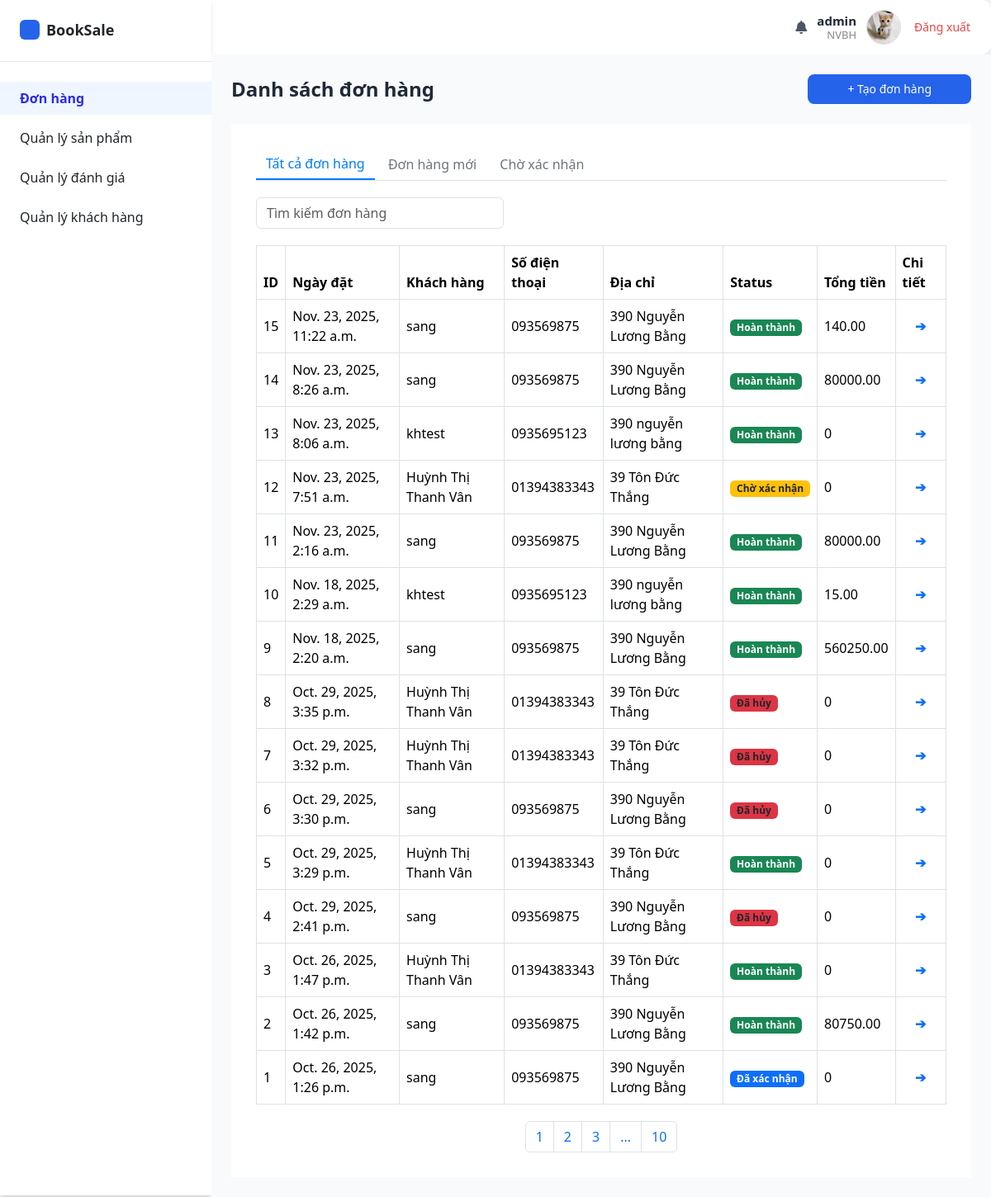
/emp/order_list/ (signed in), run on an earlier commit of the app's database.
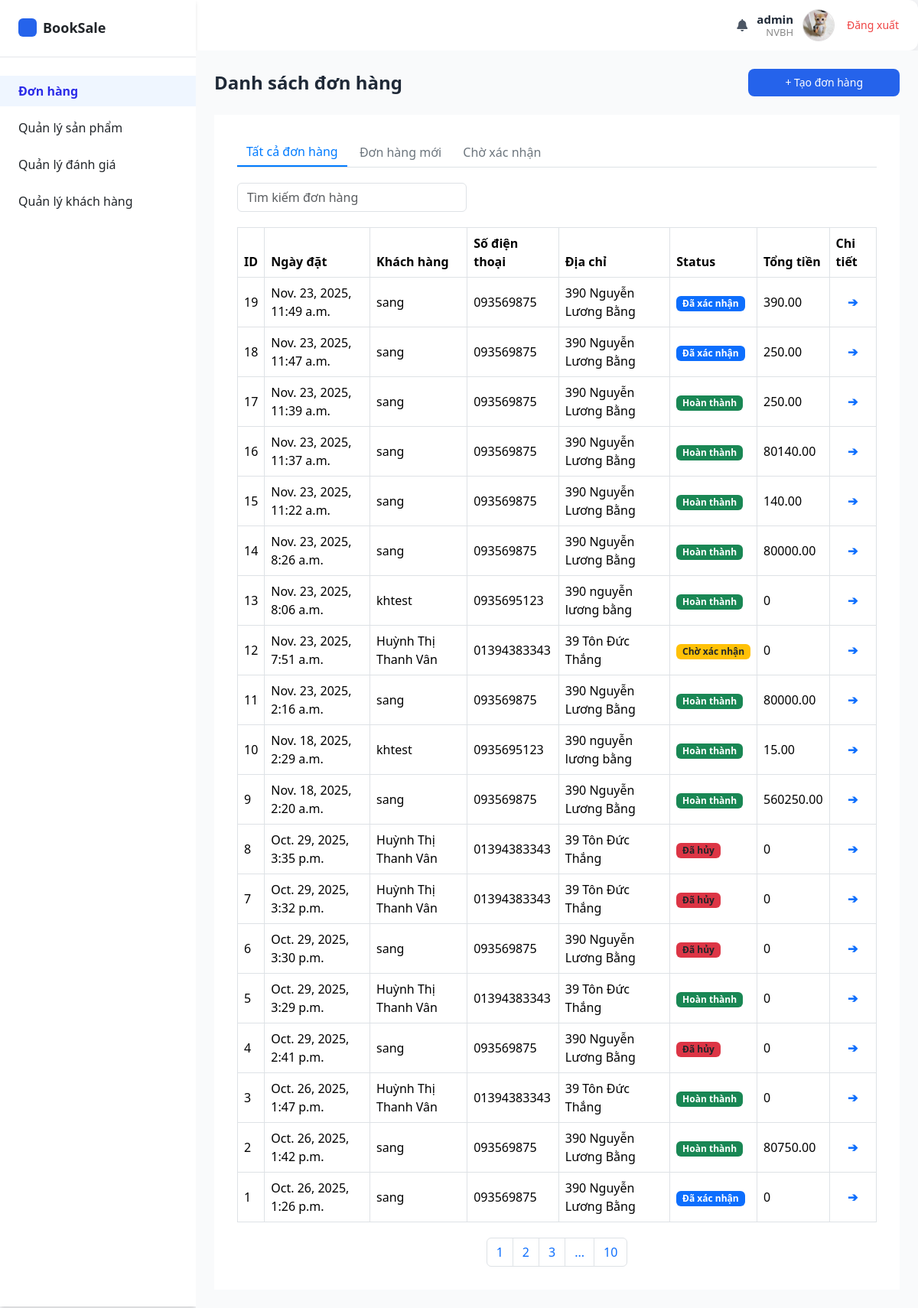
And on a later commit of the database.
### booksale_app/models.py (models this page shows, shortened)
class Order(models.Model):
    STATUS_CHOICES = [
        ('confirmed', 'Đã xác nhận'),
        ('pending', 'Chờ xác nhận'),
        ('cancelled', 'Đã hủy'),
        ('completed', 'Hoàn thành')
    ]
    order_date = models.DateTimeField(auto_now_add=True)
    total_amount = models.DecimalField(
        max_digits=10,
        decimal_places=2,
        null=True,         # cho phép null
        blank=True,
    )
    status = models.CharField(
        max_length=20,
        choices=STATUS_CHOICES,
        default='pending'  # mặc định là "Chờ xác nhận"
    )
    cancel_reason = models.TextField(blank=True, null=True)
    shipping_date = models.DateField(verbose_name= "Ngày giao hàng", blank=True, null=True)
    note = models.TextField(blank=True, null=True)
    customer = models.ForeignKey(
        Customer,
        on_delete = models.PROTECT
    )
    payment_method = models.CharField(choices=PaymentMethod.choices, max_length=20)

class Customer(models.Model):
    user = models.OneToOneField(auth.get_user_model(), on_delete=models.CASCADE, null=True, blank=True)
    cust_name = models.CharField(
        max_length = 255,
        blank=False, null=False,
        help_text = "Tên khách hàng"
    )
    email = models.EmailField(
        max_length = 100,
        help_text = "Email"
    )
    phone = models.CharField(
        max_length = 15,
        blank=False, null=False,
        help_text = "Số điện thoại"
    )
    address = models.CharField(
        max_length = 255,
        blank=False, null=False,
        help_text = "Địa chi"
    )
    dob = models.DateField(
        verbose_name="Ngày sinh"
    )
    avatar = models.ImageField(upload_to='customers/', null=True, blank=True)
    create_at = models.DateTimeField(
        verbose_name = "Ngày tạo",
        auto_now_add=True
    )

### booksale_app/views/admin_view/order_view.py (the view)
# urls.py: path('emp/order_list/', views.order_list, name = 'emp/order_list'),
@login_required(login_url="/accounts/login/staff/")
@group_required('NVBH', login_url="/accounts/login/staff/") # Nếu user không thuộc NVBH → redirect về login staff.
def order_list(request):
    order_data = []
    if 'submit_input' in request.GET:  # kiểm tra có submit không
        form = OrderSearchForm(request.GET)
        if form.is_valid():
            search_value = form.cleaned_data['search']
            orders = Order.objects.select_related('customer').filter(
                Q(customer__cust_name__icontains=search_value) |
                Q(customer__phone__icontains=search_value)
            ).order_by('-order_date')
    else:
        form = OrderSearchForm()
        orders = Order.objects.select_related('customer').order_by('-order_date')
    for order in orders:
        order_items = Order_Item.objects.select_related('product').filter(order=order)
        prices = [item.product.sell_price * item.quantity for item in order_items]
        total_amount = sum_price_order(prices)
        order_data.append({
            'order': order,
            'total_amount': total_amount
        })
    context = {
        'order_data': order_data,
        'form': form
    }
    return render(request, 'admin_temp/order/order_list.html', context)

### booksale_app/forms.py
class OrderSearchForm(forms.Form):
    search = forms.CharField(
        max_length=100,
        widget=forms.TextInput(attrs={
            "class": "form-control search-input",
            "placeholder": "Tìm kiếm khách hàng",
            "style": "border-radius: 30px; background-color: #f5f7fa; border: none; height: 40px;"
        })
    )

### booksale_app/context_processors.py (called while the page is built)
def categories_and_cart(request):
    context = {
        'categories': Category.objects.all()[:3],  # Lấy 3 categories đầu tiên cho menu
        'cart_count': 0
    }
    if request.user.is_authenticated:
        try:
            customer = Customer.objects.get(user=request.user)
            cart = Cart.objects.filter(customer=customer).first()
            if cart:
                cart_count = Cart_Item.objects.filter(cart=cart).aggregate(
                    total=Sum('quantity')
                )['total'] or 0
                context['cart_count'] = int(cart_count) if cart_count else 0
        except (Customer.DoesNotExist, AttributeError):
            context['cart_count'] = 0
    return context

def global_user_context(request):
    user = request.user
    is_kh = False
    role = None
    if user.is_authenticated:
        is_kh = user.groups.filter(name="KH").exists()
        if user.groups.filter(name="NVBH").exists():
            role = "NVBH"
        elif user.groups.filter(name="NVTK").exists():
            role = "NVTK"
    return {
        "is_kh": is_kh,
        "role": role,
    }

### booksale_app/utils.py (called while the page is built)
def sum_price_order(order_items_price):
    if not order_items_price:
        return 0
    return sum(order_items_price)

### booksale_app/views/authen_view.py (called while the page is built)
def group_required(group_name, login_url=None):
    if login_url is None:
        login_url = '/accounts/login/'
    def check_group(user):
        return user.groups.filter(name=group_name).exists()
    return user_passes_test(check_group, login_url=login_url)

### booksale_app/templates/admin_temp/order/order_list.html (shortened to what this page needs)
{% extends 'admin_temp/admin_base.html' %} {% load static %}
{% block content %}
<main class="flex-1 bg-gray-50 p-6">
    <div class="flex justify-between items-center mb-4">
        <h1 class="text-2xl font-semibold text-gray-800">Danh sách đơn hàng</h1>
        <a
            href="/emp/order_create/"
            class="bg-blue-600 hover:bg-blue-700 text-white px-5 py-2 rounded-lg text-sm font-medium inline-block"
        >
            + Tạo đơn hàng
        </a>
    </div>
    <div class="table_content">
        <div class="tab-buttons mb-3">
            <button class="btn active">Tất cả đơn hàng</button>
            <button class="btn">Đơn hàng mới</button>
            <button class="btn">Chờ xác nhận</button>
        </div>
        <div class="filter-bar">
            <input type="text" class="form-control" placeholder="Tìm kiếm đơn hàng" />
        </div>
        <table class="table table-bordered align-middle">
            <thead>
                <tr>
                    <th>ID</th>
                    <th>Ngày đặt</th>
                    <th>Khách hàng</th>
                    <th>Số điện thoại</th>
                    <th>Địa chỉ</th>
                    <th>Status</th>
                    <th>Tổng tiền</th>
                    <th>Chi tiết</th>
                </tr>
            </thead>
            <tbody>
                {% for order_data in order_data %}
                <tr>
                    <td>{{order_data.order.id}}</td>
                    <td>{{order_data.order.order_date}}</td>
                    <td>{{order_data.order.customer.cust_name}}</td>
                    <td>{{order_data.order.customer.phone}}</td>
                    <td>{{order_data.order.customer.address}}</td>
                    <td>
                        {% if order_data.order.status == 'confirmed' %}
                        <span class="badge bg-primary">Đã xác nhận</span>
                        {% elif order_data.order.status == 'pending'%}
                        <span class="badge bg-warning text-dark">Chờ xác nhận</span>
                        {% elif order_data.order.status == 'completed'%}
                        <span class="badge bg-success">Hoàn thành</span>
                        {% else %}
                        <span class="badge bg-danger text-dark">Đã hủy</span>
                        {% endif %}
                    </td>
                    <td>{{order_data.total_amount}}</td>
                    {% if order_data.order.status == 'confirmed' %}
                    <td class="text-center text-primary fw-bold">
                        <a href="/emp/order_details/{{order_data.order.id}}">&#10132;</a>
                    </td>
                    {% elif order_data.order.status == 'cancelled'%}
                    <td class="text-center text-primary fw-bold">
                        <a href="/emp/order_cancel/{{order_data.order.id}}">&#10132;</a>
                    </td>
                    {% elif order_data.order.status == 'completed'%}
                    <td class="text-center text-primary fw-bold">
                        <a href="/emp/order_completed/{{order_data.order.id}}">&#10132;</a>
                    </td>
                    {% else %}
                    <td class="text-center text-primary fw-bold">
                        <a href="/emp/order_confirm/{{order_data.order.id}}">&#10132;</a>
                    </td>
                    {% endif %}
                </tr>
                {% endfor %}
            </tbody>
        </table>
        <nav>
            <ul class="pagination">
                <li class="page-item"><a class="page-link" href="#">1</a></li>
                <li class="page-item"><a class="page-link" href="#">2</a></li>
                <li class="page-item"><a class="page-link" href="#">3</a></li>
                <li class="page-item"><span class="page-link">...</span></li>
                <li class="page-item"><a class="page-link" href="#">10</a></li>
            </ul>
        </nav>
    </div>
</main>
{% endblock %}

### booksale_app/templates/admin_temp/admin_base.html (shortened to what this page needs)
{% load static %}
<!DOCTYPE html>
<html lang="en">
    <head>
        <script src="https://cdn.tailwindcss.com"></script>
        <link href="https://cdn.jsdelivr.net/npm/bootstrap@5.3.3/dist/css/bootstrap.min.css" rel="stylesheet" />
        <link href="https://cdnjs.cloudflare.com/ajax/libs/font-awesome/6.5.0/css/all.min.css" rel="stylesheet" />
    </head>
    <body class="bg-gray-100 font-sans">
        <div class="header">
            <div class="user-section">
                <div><i class="fa fa-bell text-gray-600"></i></div>
                {% if user.is_authenticated %}
                <div class="user-info text-right leading-tight">
                    <p class="name font-bold text-gray-800">{{ user.username }}</p>
                    <p class="role">NVBH</p>
                </div>
                {% if user.profile.avatar %}
                <img src="{{ user.profile.avatar.url }}" class="avatar" />
                {% else %}
                <img src="{% static 'images/image.jpg' %}" class="avatar" />
                {% endif %}
                <a href="{% url 'logout' %}" class="text-sm text-red-500 hover:underline ml-1">Đăng xuất</a>
                {% endif %}
            </div>
        </div>
        <div class="flex h-100">
            <aside class="w-64 bg-white h-screen shadow-md" style="margin-top: -68px">
                <div class="p-6 flex items-center space-x-2 border-b">
                    <div class="w-6 h-6 bg-blue-600 rounded"></div>
                    <span class="font-semibold text-lg">BookSale</span>
                </div>
                {% if role == "NVBH" %}
                <nav class="mt-6">
                    <ul class="space-y-2">
                        <li>
                            <a
                                href="{% url 'emp/order_list'%}"
                                class="flex items-center px-6 py-2 hover:bg-gray-100 isActive"
                            >
                                <span>Đơn hàng</span>
                            </a>
                        </li>
                        <li>
                            <details>
                                <summary class="flex items-center px-6 py-2 hover:bg-gray-100 rounded">
                                    Quản lý sản phẩm
                                </summary>
                            </details>
                        </li>
                        <li>
                            <a href="#" class="flex items-center px-6 py-2 hover:bg-gray-100">
                                <span>Quản lý đánh giá</span>
                            </a>
                        </li>
                        <li>
                            <a
                                href="{% url 'emp/customer_list' %}"
                                class="flex items-center px-6 py-2 hover:bg-gray-100"
                            >
                                <span>Quản lý khách hàng</span>
                            </a>
                        </li>
                    </ul>
                </nav>
                {% endif %}
            </aside>
            {% block content %} {% endblock %}
        </div>
    </body>
</html>

### booksale_app/templates/admin_temp/order/order_list.html (style rules this page uses)
.isActive { font-weight: 600 !important; color: rgba(41, 41, 232, 0.991) !important; background-color: #eff6ff; }
.tab-buttons { border-bottom: 1px solid #dee2e6; margin-bottom: 15px; }
.tab-buttons .btn { border: none; background: none; color: #6c757d; font-weight: 500; border-radius: 0; }
.tab-buttons .btn.active { border-bottom: 2px solid #007bff; color: #007bff; }
.filter-bar { display: flex; align-items: center; gap: 10px; margin: 20px 0; }
.filter-bar input { width: 300px; }
.table thead { background-color: #f1f3f5; font-weight: 600; }
.table td { vertical-align: middle; }
.pagination { justify-content: center; margin-top: 20px; }
.table_content { background-color: #ffffff; padding: 30px; }
td.text-center { text-align: center !important; }

### booksale_app/templates/admin_temp/admin_base.html (style rules this page uses)
body { background-color: #f5f6fa; font-family: 'Segoe UI', sans-serif; margin: 0; }
summary::marker { content: ''; }
details > summary { display: flex; align-items: center; padding-left: 1.5rem; padding-top: 0.5rem; padding-bottom: 0.5rem; cursor: pointer; }
.header { background-color: #fff; border-radius: 12px; box-shadow: 0 2px 8px rgba(0, 0, 0, 0.05); display: flex; justify-content: space-between; align-items: center; padding: 12px 25px; }
.user-section { display: flex; align-items: center; gap: 12px; }
.user-info { text-align: right; }
.user-info .name { font-weight: 600; font-size: 15px; margin: 0; }
.user-info .role { color: #888; font-size: 13px; margin: 0; }
.avatar { width: 42px; height: 42px; border-radius: 50%; border: 1px solid #ddd; }

What changed in the data, as far as the page shows it:
added Order: order.id "19", order.order_date "Nov. 23, 2025, 11:49 a.m.", order.customer.cust_name "sang", order.customer.phone "093569875", order.customer.address "390 Nguyễn Lương Bằng", status "Đã xác nhận", total_amount "390.00"
added Order: order.id "18", order.order_date "Nov. 23, 2025, 11:47 a.m.", order.customer.cust_name "sang", order.customer.phone "093569875", order.customer.address "390 Nguyễn Lương Bằng", status "Đã xác nhận", total_amount "250.00"
added Order: order.id "17", order.order_date "Nov. 23, 2025, 11:39 a.m.", order.customer.cust_name "sang", order.customer.phone "093569875", order.customer.address "390 Nguyễn Lương Bằng", status "Hoàn thành", total_amount "250.00"
added Order: order.id "16", order.order_date "Nov. 23, 2025, 11:37 a.m.", order.customer.cust_name "sang", order.customer.phone "093569875", order.customer.address "390 Nguyễn Lương Bằng", status "Hoàn thành", total_amount "80140.00"
